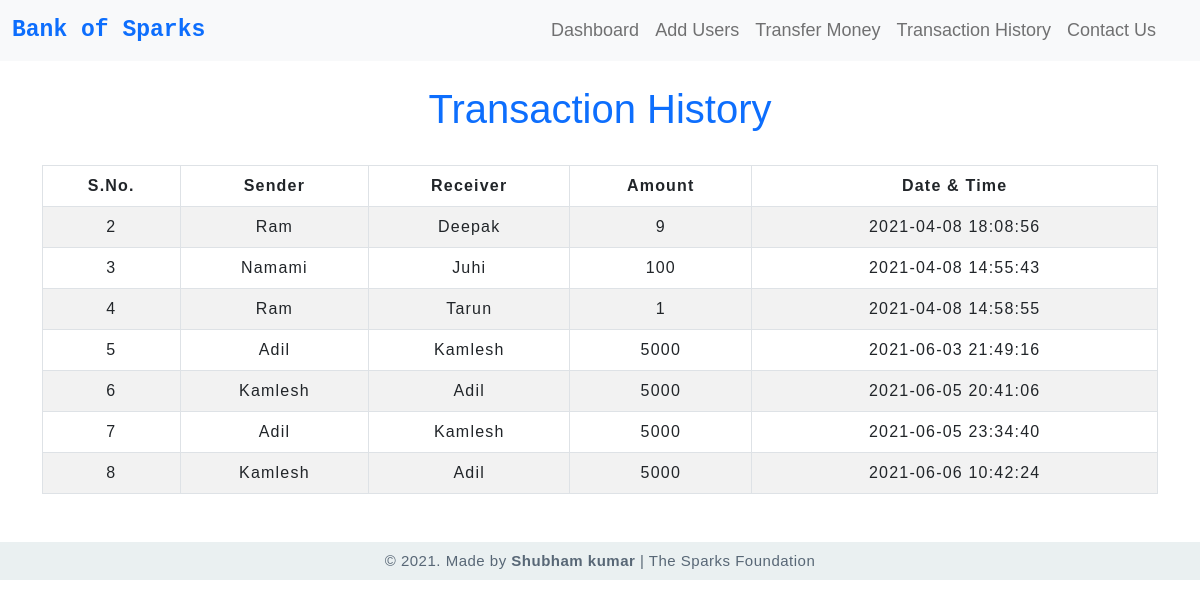
The page /transactionhistory.php on the database its author committed.
### tables this page shows
CREATE TABLE `transaction` (
  `sno` int(3) NOT NULL,
  `sender` text NOT NULL,
  `receiver` text NOT NULL,
  `amount` int(8) NOT NULL,
  `datetime` datetime NOT NULL DEFAULT current_timestamp()
);

### transactionhistory.php (the view, shortened to what this page needs)
<!doctype html>
<html lang="en">
  <head>
    <link href="https://cdn.jsdelivr.net/npm/bootstrap@5.1.0/dist/css/bootstrap.min.css" rel="stylesheet">
    <link rel="stylesheet" type="text/css" href="css/style.css">
    <link rel="stylesheet" type="text/css" href="css/table.css">
  </head>
  <body>
      <?php include 'includes/navbar.php' ?>
      <div class="container">
        <h2 class="text-center pt-4 text-primary">Transaction History</h2>
       <br>
       <div class="table-responsive-sm">
    <table class="table table-hover table-striped table-condensed table-bordered">
        <thead>
            <tr>
                <th class="text-center">S.No.</th>
                <th class="text-center">Sender</th>
                <th class="text-center">Receiver</th>
                <th class="text-center">Amount</th>
                <th class="text-center">Date & Time</th>
            </tr>
        </thead>
        <tbody>
        <?php
      include 'includes/dbconnect.php';
        $sql ="select * from transaction";
        $query =mysqli_query($conn, $sql);
        while($rows = mysqli_fetch_assoc($query))
        {
        ?>
        <tr>
        <td class="py-2"><?php echo $rows['sno']; ?></td>
        <td class="py-2"><?php echo $rows['sender']; ?></td>
        <td class="py-2"><?php echo $rows['receiver']; ?></td>
        <td class="py-2"><?php echo $rows['amount']; ?></td>
        <td class="py-2"><?php echo $rows['datetime']; ?></td>
        <?php
          }
        ?>
        </tbody>
    </table>
    </div>
</div>
        <footer class="text-center mt-5 py-2">
          <p>&copy 2021. Made by <b>Shubham kumar</b> | The Sparks Foundation</p>
        </footer>
  </body>
</html>

### includes/navbar.php (shortened to what this page needs)
<nav class="navbar navbar-expand-md navbar-light bg-light">
    <div class="container-fluid">
      <a class="navbar-brand text-primary" href="index.php">Bank of Sparks</a>
      <div class="collapse navbar-collapse" id="navbarSupportedContent">
        <ul class="navbar-nav mx-4 mb-2 mb-lg-0 ">
          <li class="nav-item ">
            <a class="nav-link" href="index.php">Dashboard</a>
          </li>
          <li class="nav-item">
            <a class="nav-link" href="users.php">Add Users</a>
          </li>
          <li class="nav-item">
            <a class="nav-link" href="transfermoney.php">Transfer Money</a>
          </li>
          <li class="nav-item">
            <a class="nav-link" href="transactionhistory.php">Transaction History</a>
          </li>
          <li class="nav-item">
            <a class="nav-link" href="contact.php">Contact Us</a>
          </li>
        </ul>
      </div>
    </div>
  </nav>

### css/style.css (style rules this page uses)
* { padding: 0; margin: 0; box-sizing: border-box; font-family: sans-serif; }
.navbar-brand { font-size: 23px; font-family:monospace; font-weight: bold; }
.nav-link { padding-left: 16px; font-size: 18px; }
.collapse { justify-content: right; text-align: right; }
footer { color:#586776; background-color:#EAF0F1; letter-spacing: 0.5px; }
footer p { margin: 0; font-size: 15px; align-items: center; text-align: center; }

### css/table.css (style rules this page uses)
* { padding: 0; margin: 0; box-sizing: border-box; font-family: sans-serif; }
h2 { font-size: 40px; }
table { letter-spacing: 1.2px; }
td { text-align: center; }

### rows shown on the page
transaction: sno "2", sender "Ram", receiver "Deepak", amount "9", datetime "2021-04-08 18:08:56"
transaction: sno "3", sender "Namami", receiver "Juhi", amount "100", datetime "2021-04-08 14:55:43"
transaction: sno "4", sender "Ram", receiver "Tarun", amount "1", datetime "2021-04-08 14:58:55"
transaction: sno "5", sender "Adil", receiver "Kamlesh", amount "5000", datetime "2021-06-03 21:49:16"
transaction: sno "6", sender "Kamlesh", receiver "Adil", amount "5000", datetime "2021-06-05 20:41:06"
transaction: sno "7", sender "Adil", receiver "Kamlesh", amount "5000", datetime "2021-06-05 23:34:40"
transaction: sno "8", sender "Kamlesh", receiver "Adil", amount "5000", datetime "2021-06-06 10:42:24"
